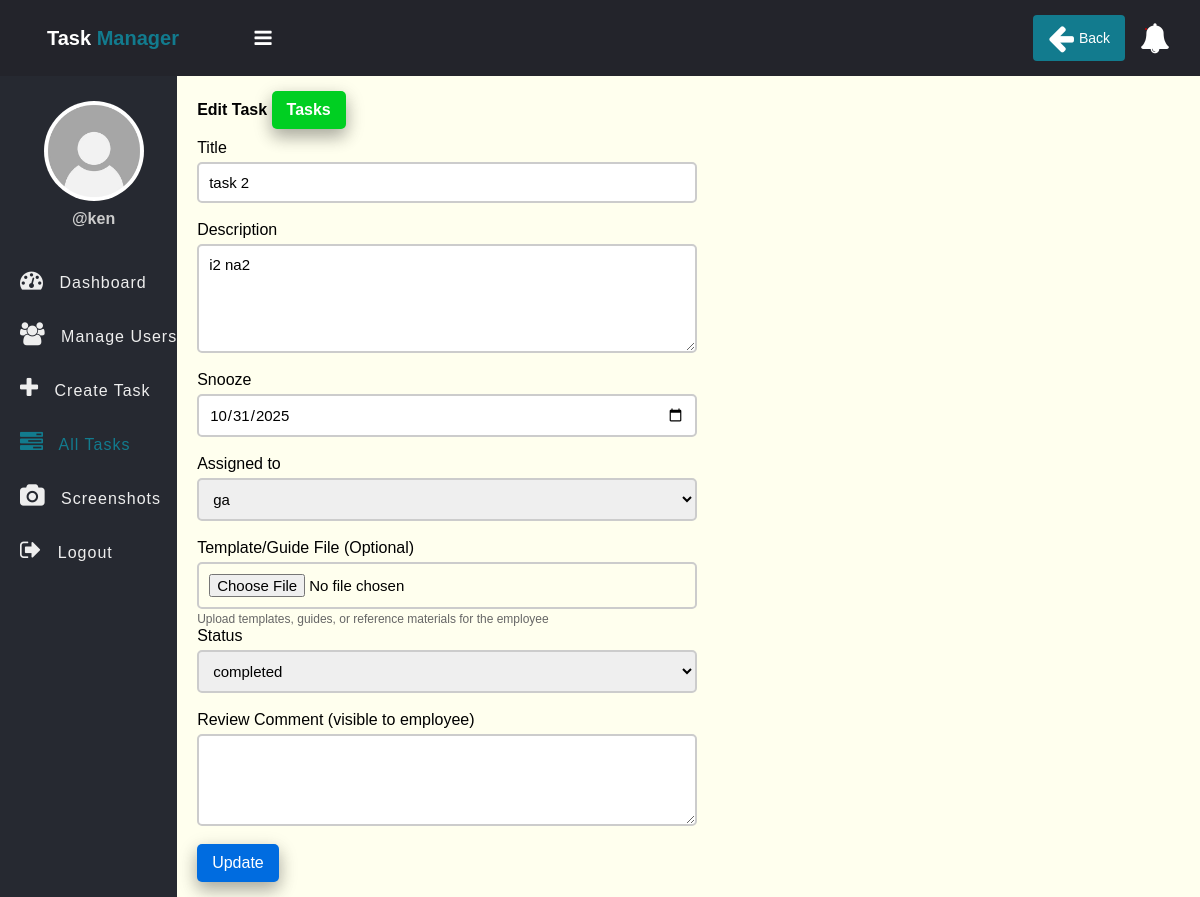
Page /edit-task.php?id=2 (signed in) on the committed database.
### tables this page shows
CREATE TABLE `tasks` (
  `id` int(11) NOT NULL,
  `title` varchar(100) NOT NULL,
  `description` text DEFAULT NULL,
  `assigned_to` int(11) DEFAULT NULL,
  `status` enum('pending','in_progress','completed','rejected') DEFAULT 'pending',
  `submission_file` varchar(255) DEFAULT NULL,
  `template_file` varchar(255) DEFAULT NULL,
  `review_comment` text DEFAULT NULL,
  `reviewed_by` int(11) DEFAULT NULL,
  `reviewed_at` timestamp NULL DEFAULT NULL,
  `created_at` timestamp NOT NULL DEFAULT current_timestamp(),
  `due_date` date NOT NULL
);

### app/model/Task.php (called while the page is built, shortened)
<?php
function get_task_by_id($conn, $id){
    $sql = "SELECT * FROM tasks WHERE id=?";
    $stmt = $conn->prepare($sql);
    $stmt->execute([$id]);
    return $stmt->rowCount() > 0 ? $stmt->fetch(PDO::FETCH_ASSOC) : 0;
}

### app/model/User.php (called while the page is built, shortened)
<?php
function get_all_users($conn){
	$sql = "SELECT * FROM users WHERE role =? ";
	$stmt = $conn->prepare($sql);
	$stmt->execute(["employee"]);
	if($stmt->rowCount() > 0){
		$users = $stmt->fetchAll();
	}else $users = 0;
	return $users;
}

### edit-task.php (the view, shortened to what this page needs)
<?php
if (isset($_SESSION['role']) && isset($_SESSION['id']) && $_SESSION['role'] == "admin") {
    include "DB_connection.php";
    include "app/Model/Task.php";
    include "app/Model/User.php";
    $id = $_GET['id'];
    $task = get_task_by_id($conn, $id);
   $users = get_all_users($conn);
 ?>
<!DOCTYPE html>
<html>
<head>
	<link rel="stylesheet" href="https://stackpath.bootstrapcdn.com/font-awesome/4.7.0/css/font-awesome.min.css">
	<link rel="stylesheet" href="css/style.css">
</head>
<body>
	<?php include "inc/header.php" ?>
	<div class="body">
		<?php include "inc/nav.php" ?>
		<section class="section-1">
			<h4 class="title">Edit Task <a href="tasks.php">Tasks</a></h4>
			<form class="form-1"
			      method="POST"
			      enctype="multipart/form-data"
			      action="app/update-task.php">
				<div class="input-holder">
					<lable>Title</lable>
					<input type="text" name="title" class="input-1" placeholder="Full Name" value="<?=$task['title']?>"><br>
				</div>
				<div class="input-holder">
					<lable>Description</lable>
					<textarea name="description" rows="5" class="input-1" ><?=$task['description']?></textarea><br>
				</div>
				<div class="input-holder">
					<lable>Snooze</lable>
					<input type="date" name="due_date" class="input-1" placeholder="Snooze" value="<?=$task['due_date']?>"><br>
				</div>
            <div class="input-holder">
					<lable>Assigned to</lable>
					<select name="assigned_to" class="input-1">
						<?php if ($users !=0) {
							foreach ($users as $user) {
								if ($task['assigned_to'] == $user['id']) { ?>
									<option selected value="<?=$user['id']?>"><?=$user['full_name']?></option>
						<?php }else{ ?>
                  <option value="<?=$user['id']?>"><?=$user['full_name']?></option>
						<?php } } } ?>
					</select><br>
				</div>
            <?php if (!empty($task['template_file'])) { ?>
            <div class="input-holder">
					<lable>Template/Guide File</lable>
					<p>
						<a href="<?=$task['template_file']?>" target="_blank" style="color: #007bff; text-decoration: none;">
							<i class="fa fa-download"></i> View Current Template/Guide
						</a>
					</p>
					<small style="color: #666; font-size: 12px;">Upload a new file to replace the existing template</small>
					<input type="file" name="template_file" class="input-1" accept=".pdf,.doc,.docx,.xls,.xlsx,.png,.jpg,.jpeg,.zip,.txt">
				</div>
            <?php } else { ?>
            <div class="input-holder">
					<lable>Template/Guide File (Optional)</lable>
					<input type="file" name="template_file" class="input-1" accept=".pdf,.doc,.docx,.xls,.xlsx,.png,.jpg,.jpeg,.zip,.txt">
					<small style="color: #666; font-size: 12px;">Upload templates, guides, or reference materials for the employee</small>
				</div>
            <?php } ?>
            <div class="input-holder">
					<lable>Status</lable>
					<select name="status" class="input-1">
						<option value="completed" <?php if($task['status'] == "completed") echo "selected"; ?>>completed</option>
					</select><br>
				</div>
            <div class="input-holder">
					<lable>Review Comment (visible to employee)</lable>
					<textarea name="review_comment" rows="4" class="input-1"><?=$task['review_comment']?></textarea><br>
				</div>
				<button class="edit-btn">Update</button>
			</form>
		</section>
	</div>
</body>
</html>
<?php }else{
   $em = "First login";
   header("Location: login.php?error=$em");
   exit();
}
 ?>

### css/style.css (style rules this page uses)
* { padding: 0; margin: 0; box-sizing: border-box; font-family: arial, sans-serif; }
.body { display: flex; }
.section-1 { padding: 15px 20px; }
.section-1 .title { margin-bottom: 10px; }
.section-1 .title a { text-decoration: none; display: inline-block; padding-left: 10px; border: none; background: #00CF22; padding: 10px 15px; color: #fff; font-size: 16px; border-radius: 5px; cursor: pointer; outline: none; transition: background 1s; box-shadow: 0 8px 16px 0 rgba(0,0,0,0.2), 0 6px 20px 0 rgba(0,0,0,0.19); }
.section-1 { width: 100%; background: #ffe; }
.edit-btn { text-decoration: none; display: inline-block; padding-left: 10px; border: none; background: #006CE0; padding: 10px 15px; color: #fff; font-size: 16px; border-radius: 5px; cursor: pointer; outline: none; transition: background 1s; box-shadow: 0 8px 16px 0 rgba(0,0,0,0.2), 0 6px 20px 0 rgba(0,0,0,0.19); }
.form-1 { width: 90%; max-width: 500px; }
.input-holder lable { display: block; margin-bottom: 5px; }
.input-1 { border: 2px solid #ccc; width: 100%; padding: 10px; font-size: 15px; outline: none; border-radius: 5px; display: block; }

### rows in the picture
tasks: title "task 2", description "i2 na2", due_date "10/31/2025", status "completed"

### other values in the picture
$_SESSION['username'] "ken"
form field assigned_to "ga"
